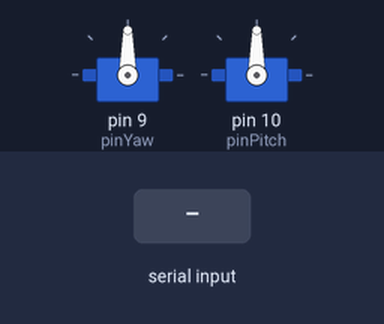
Simulated run of this sketch. Board: Arduino Uno, built with avr-gcc and run on an emulated ATmega328P. Shown: 2 × servo. The inputs (shaded band) are chosen by the test bench. What the sketch prints to the serial monitor is not drawn.

Above: at 1.2 s.
1.3 s: "30,150," received over Serial
At 2.9 s:
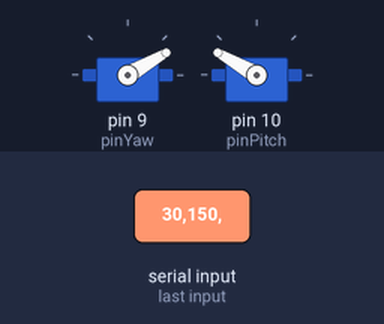
3.8 s: "5," received over Serial
At 5.8 s:
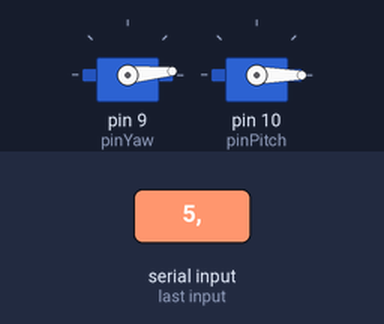
6.3 s: "1,90," received over Serial
At 7.8 s:
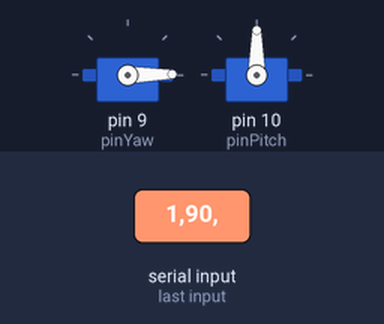
8.8 s: "90,45," received over Serial
At 11.0 s:
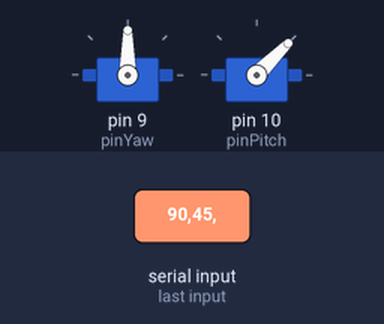
11.3 s: "90," received over Serial
At 12.7 s:
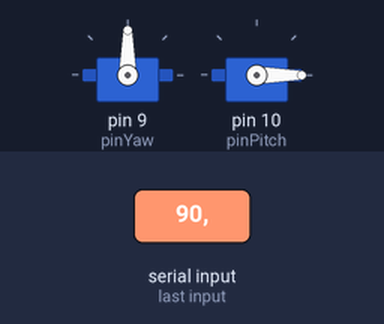
13.8 s: "200," received over Serial
At 15.9 s:
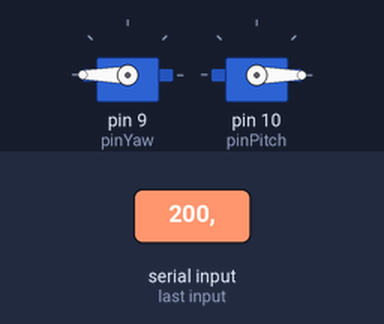
Timing chart, 0 to 17.3 s (numbered marks = the images above; inputs shaded):
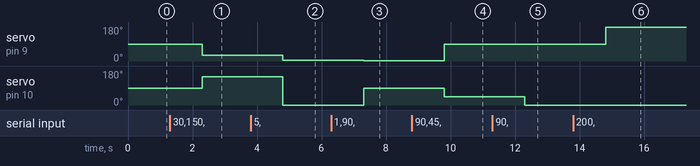

Measured:
- after the input at 1.3 s, servo on pin 9 (pinYaw): 90° → 30° after 1.0 s; servo on pin 10 (pinPitch): 90° → 150° after 1.0 s
- after the input at 3.8 s, servo on pin 9 (pinYaw): 30° → 5° after 1.0 s; servo on pin 10 (pinPitch): 150° → 0° after 1.0 s
- after the input at 6.3 s, servo on pin 9 (pinYaw): 5° → 1° after 1.0 s; servo on pin 10 (pinPitch): 0° → 90° after 1.0 s
- after the input at 8.8 s, servo on pin 9 (pinYaw): 1° → 90° after 1.0 s; servo on pin 10 (pinPitch): 90° → 45° after 1.0 s
- after the input at 11.3 s, servo on pin 10 (pinPitch): 45° → 0° after 1.0 s
- after the input at 13.8 s, servo on pin 9 (pinYaw): 90° → 180° after 1.0 s

The sketch:

servo_camera.ino
```cpp
//This project by [Aarón Montoya-Moraga](http://montoyamoraga.io/)
//consists of a webcam on servos that can be controlled from a Python script.

//Modified by Sebastian Morales](https://www.adorevolution.com/)
//and [Tiri Kananuruk](http://xxx.tiri.xxx/)

// Developed for [CW&T](https://cwandt.com/)'s [Hardware](https://github.com/teejers/cwt-hardware-sfpc)
// and [Sam Lavigne](http://lav.io/)'s [Scrapism](https://github.com/antiboredom/sfpc-scrapism) class, at [School for Poetic Computation](http://sfpc.io/), Fall 2018.

//script for controlling servo motors with arduino
//via python script with pyserial module

//include servo library
#include <Servo.h>

//declare servos
Servo servoYaw;
Servo servoPitch;

//pins for servos
int pinYaw = 9;
int pinPitch = 10;

//store of input
int inputYaw = 90;
int inputPitch = 90;

boolean newPos = false;

void setup() {
  //begin serial communication
  Serial.begin(9600);

  //attach a pin to the yaw servo
  servoYaw.attach(pinYaw);
  //attach a pin to the pitch servo
  servoPitch.attach(pinPitch);
}


void loop() {
  //only check to see if there is any new position, if not, do nothing
  if (newPos) {
    //move Yaw
    servoYaw.write(inputYaw);
    delay(1);
    //move pitch
    servoPitch.write(inputPitch);
    delay(1);
    newPos = false;
  }

}


void serialEvent() {
  //Data is separated by , and and ended by a new line(\n)
  // 45,135\n
  String yawTemp = "";
  String pitchTemp = "";
  yawTemp = Serial.readStringUntil(',');
  pitchTemp = Serial.readStringUntil('\n');
  inputYaw = yawTemp.toInt();
  inputPitch = pitchTemp.toInt();
  Serial.print("yaw: " + inputYaw);
  Serial.print(" pitch: :" + inputPitch);
  newPos = true;
}
```
